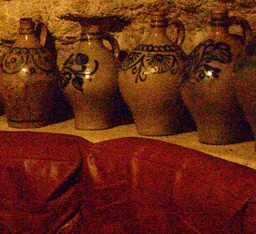
#> input picture Assignment-2/Q2/ultimate_test/2_a.jpg, 256 x 234 px, shrunk from 774 x 706 before the run
$ jupyter execute Q2_Note.ipynb
#> lines starting #> are read from the running program, lines starting #| are printed output that depends on the picture; after the words box and inside, x2 and y2 are one past the last pixel; in counts of white or black regions, pixels touching at a corner belong together
[cell 1]
import cv2 as cv
import numpy as np
import matplotlib.pyplot as plt
import math

[cell 2]
amb_image = cv.imread("ultimate_test/2_a.jpg")
#> amb_image is the input picture: shape (234, 256, 3); mean B, G, R 18.2, 38.3, 101
flash_image = cv.imread("ultimate_test/2_b.jpg")
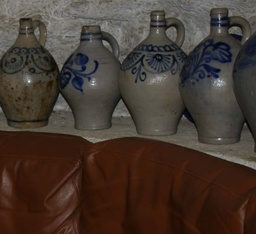
#> input picture Assignment-2/Q2/ultimate_test/2_b.jpg, 256 x 234 px, shrunk from 774 x 706 before the run
#> flash_image is the input picture: shape (234, 256, 3); mean B, G, R 48, 56.4, 69.4
# output_image = cv.cvtColor(input_image, cv.COLOR_BGR2RGB)
plt.imshow(amb_image)

[cell 3]
def crossBilateral_filter(image, flash_image, d, sigmaColor, sigmaSpace):
    rows, cols, channels = image.shape
    result = np.zeros_like(image, dtype=np.float32)

    for i in range(rows):
        for j in range(cols):
            pixel = flash_image[i, j].astype(np.float32)

            # Define the pixel neighborhood
            i_min, i_max = max(0, i - d), min(rows, i + d + 1)
            j_min, j_max = max(0, j - d), min(cols, j + d + 1)

            # Extract the neighborhood
            neighborhood_flash = flash_image[i_min:i_max,
                                       j_min:j_max].astype(np.float32)
            neighborhood = image[i_min:i_max,
                                       j_min:j_max].astype(np.float32)

            # Compute Gaussian spatial weights
            i_values = i - np.arange(i_min, i_max)[:, np.newaxis]
            j_values = j - np.arange(j_min, j_max)[np.newaxis, :]

            spatial_weights = np.exp(-((i_values) ** 2 +
                                       (j_values) ** 2) / (2 * sigmaSpace ** 2))

            # Clip the input values before applying the exp function
            intensity_diff = np.clip(neighborhood_flash - pixel, -255, 255)

            # Compute Gaussian intensity weights
            intensity_weights = np.exp(
                -np.sum(intensity_diff ** 2, axis=2) / (2 * sigmaColor ** 2))

            # Combine spatial and intensity weights
            weights = spatial_weights * intensity_weights

            # Normalize the weights
            weights /= np.sum(weights)

            # Update the pixel value in the result image for each channel
            for c in range(channels):
                result[i, j, c] = np.sum(weights * neighborhood[:, :, c])

    return result.astype(np.uint8)

[cell 4]
def fShadowFinder(amb_image, flash_image):
    interImage = np.zeros_like(amb_image)
    interImage = amb_image - flash_image
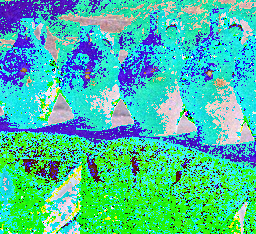
#> interImage: shape (234, 256, 3); mean B, G, R 163.2, 191.7, 70.4
    interImage = cv.cvtColor(interImage, cv.COLOR_BGR2GRAY)
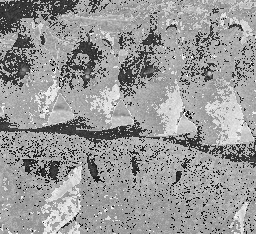
#> interImage: shape (234, 256); min 2, max 254, mean 152.1
    ret,output = cv.threshold(interImage,50,255,cv.THRESH_BINARY)
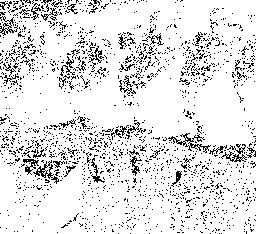
#> output: shape (234, 256); 88.6% white; black in thin lines or dots
    ret,output = cv.threshold(interImage,50,255,cv.THRESH_BINARY)

    specImage = cv.cvtColor(flash_image, cv.COLOR_BGR2HSV)
#> specImage: shape (234, 256, 3); mean H, S, V 26.5, 103.2, 70.7
    (H_channel, S_channel, V_channel) = cv.split(specImage)
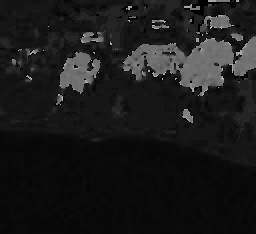
#> H_channel: shape (234, 256); min 0, max 177, mean 26.5
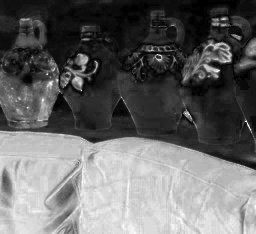
#> S_channel: shape (234, 256); min 0, max 255, mean 103.2
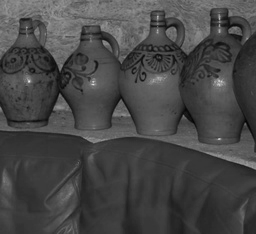
#> V_channel: shape (234, 256); min 2, max 236, mean 70.7
    ret,output1 = cv.threshold(V_channel,230,255,cv.THRESH_BINARY_INV)
#> output1: shape (234, 256); 100% white; black in thin lines or dots, all inside (x1, y1, x2, y2) = (29, 81, 30, 82)
    output = np.minimum(output1,output)
#> output: shape (234, 256); 88.6% white; black in thin lines or dots
    return output

def noiseReductionFilter(image, flash_image, d, sigmaColor, sigmaSpace):
    flashMask = fShadowFinder(image, flash_image)
    interImage = crossBilateral_filter(image, image, d, sigmaColor, sigmaColor)
    output = crossBilateral_filter(image, flash_image, d, sigmaColor, sigmaSpace)
#> call 2 of crossBilateral_filter, with d = 7, sigmaColor = 30, sigmaSpace = 30
#> after the loop in crossBilateral_filter (call 2), `for i in range(rows):`:
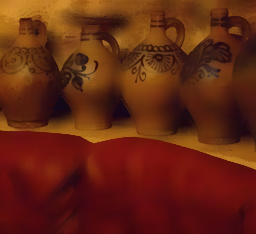
#> result: shape (234, 256, 3) float32; mean B, G, R 18.2, 38.4, 101.3

    for i in range(len(image)):
        for j in range(len(image[0])):
            if flashMask[i,j] == 0:
                output[i,j] = interImage[i,j]
#> output: shape (234, 256, 3)

    return output

def detMker(image, eps):
#> called with eps = 0.02
    width = len(amb_image[0])
#> width = 256
    length = len(amb_image)
#> length = 234
    outputImg = amb_image
    blur = cv.bilateralFilter(flash_image,10,100,100)
    outputImg = np.divide(flash_image + eps, blur + eps)
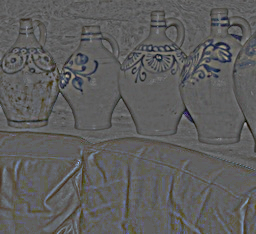
#> outputImg: shape (234, 256, 3) float64; mean B, G, R 0.985, 0.988, 0.989; drawn with min black and max white

    return outputImg

def addDetails(image, amb_image, flash_image, eps):
    outPut = np.zeros_like(image)
    detMask = detMker(flash_image, eps)
    shadowMask = fShadowFinder(amb_image,flash_image)
    for i in range(len(image)):
        for j in range(len(image[0])):
            if shadowMask[i,j] != 0:
                outPut[i,j] = detMask[i,j]*image[i,j]
            else:
                outPut[i,j] = image[i,j]
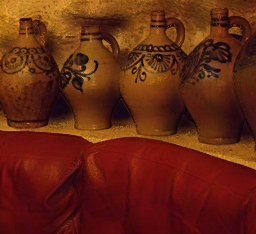
#> outPut: shape (234, 256, 3); mean B, G, R 17.4, 38.1, 101

    return outPut

[cell 5]
optImage = noiseReductionFilter(amb_image,flash_image,7,30,30)
opt2Image = addDetails(optImage, amb_image, flash_image, 0.02)
plt.imshow(opt2Image)
cv.imwrite("Answer_Q2_1.jpg", optImage)
cv.imwrite("Answer_Q2_2.jpg", opt2Image)
#> Out = True
